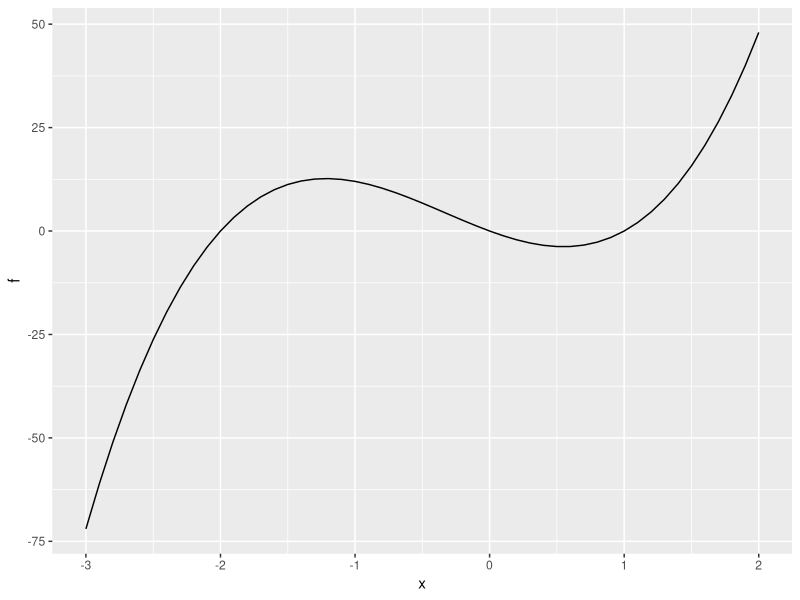
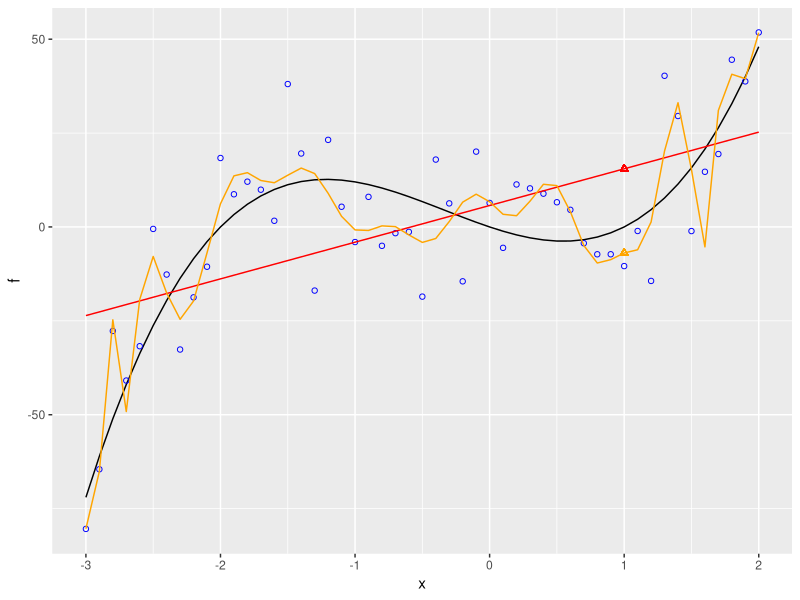
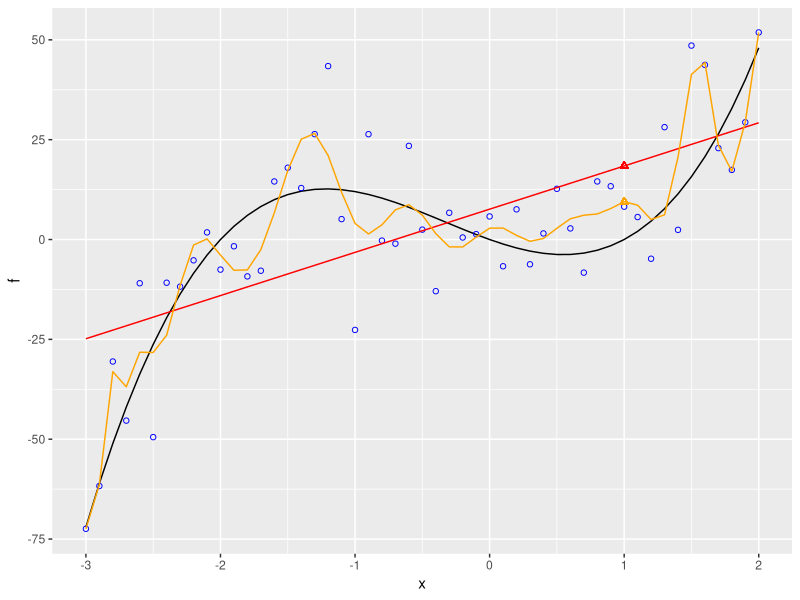
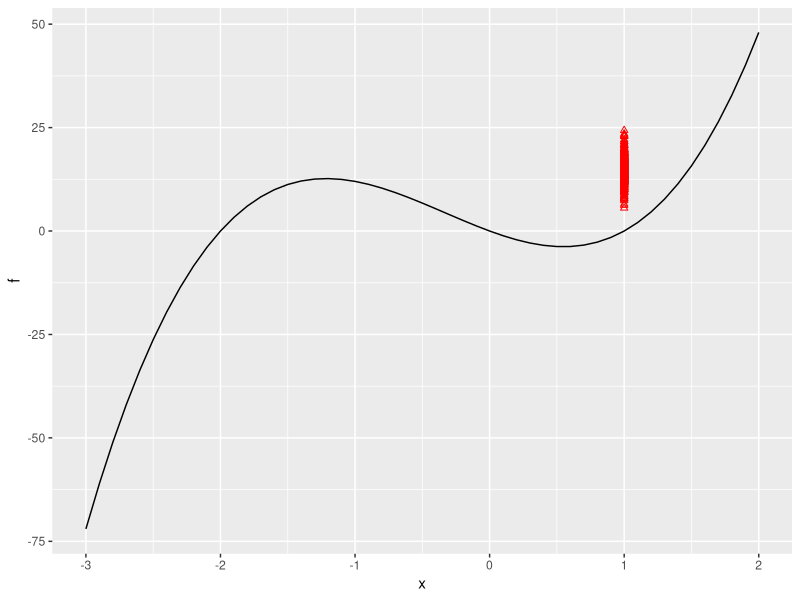
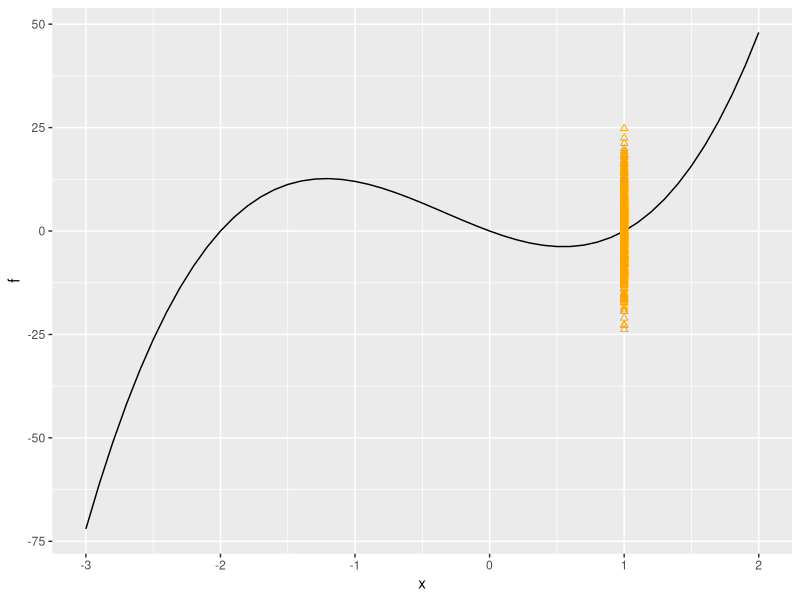
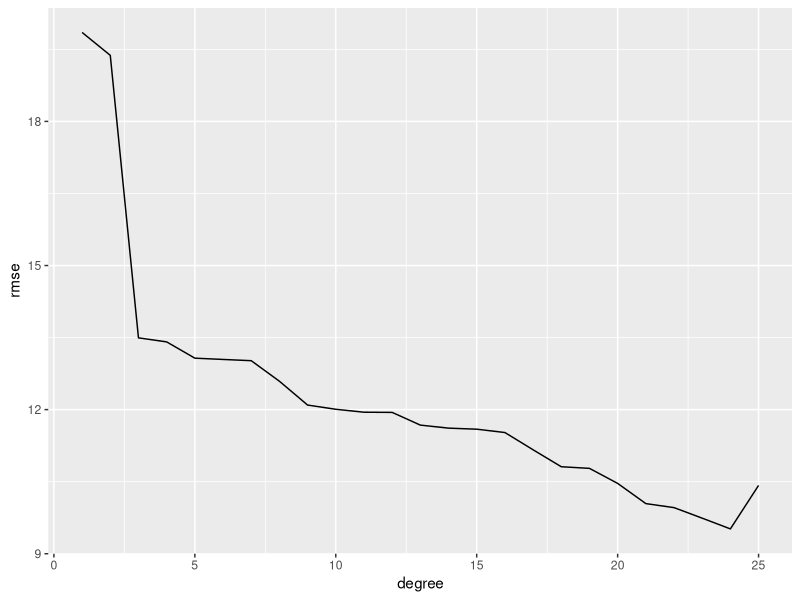
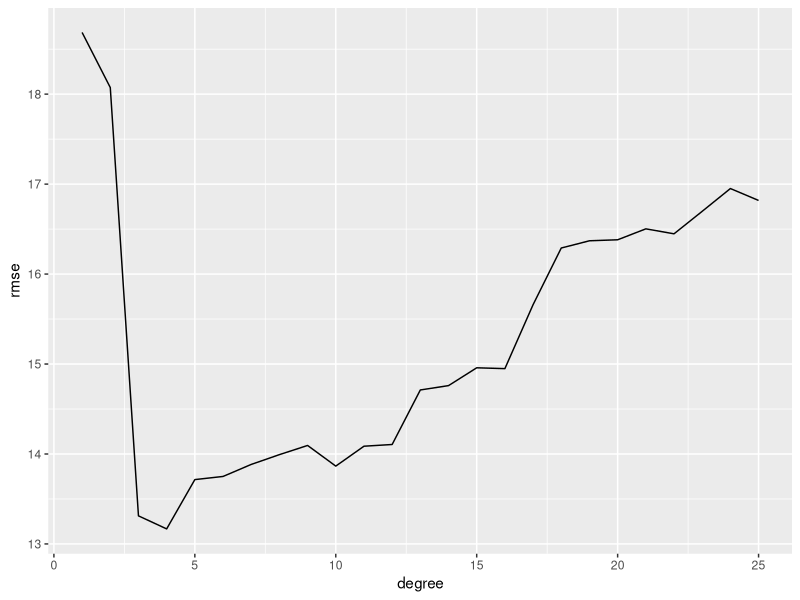
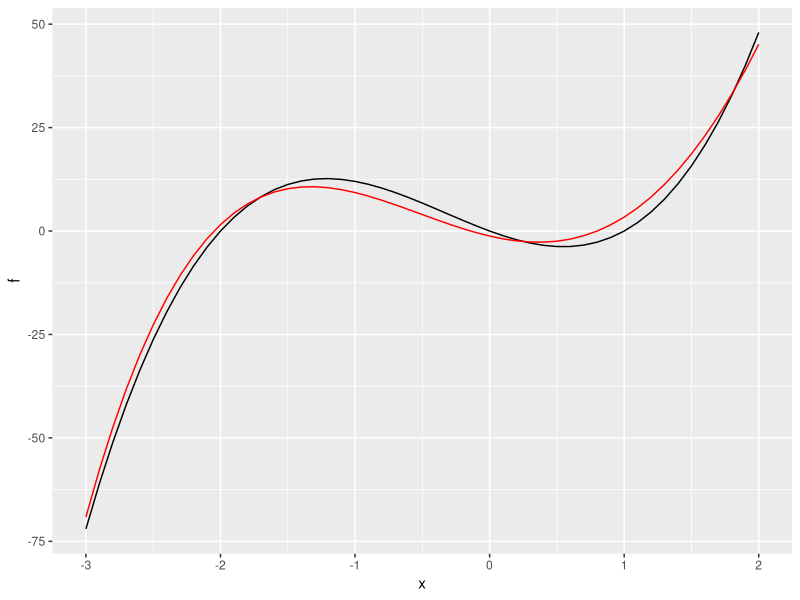

Source code (R) for these figures, in order:
## ---- chunk 1
# Establishing and visualizing the true relationship
set.seed(123)
library(ggplot2)

true_relationship <- function(x) { return(6*x^3 + 6*x^2 - 12*x) }

x <- seq(-3, 2, by = 0.1)
f <- true_relationship(x)

ggplot() + geom_line(aes(x = x, y = f), color = "black")

# Simulating noisy values
observations <- f + rnorm(length(x), mean = 0, sd = 15)

# Fitting two polynomial regression models
model1 <- lm(observations ~ poly(x, 1))
predictions1 <- predict(model1, newdata = data.frame(x = x))

model25 <- lm(observations ~ poly(x, 25))
predictions25 <- predict(model25, newdata = data.frame(x = x))

data <- data.frame(x = x, 
                   f = f, 
                   lm = predictions1, 
                   pm = predictions25)

ggplot(data, aes(x = x)) + 
  geom_line(aes(y = f), color = "black") + 
  geom_point(aes(y = observations), color = "blue", shape = 1) + 
  geom_line(aes(y = lm), color = "red", linetype = "solid") + 
  geom_line(aes(y = pm), color = "orange", linetype = "solid") + 
  geom_point(aes(x = 1, y = data[x == 1, "lm"]), color = "red", shape = 2) + 
  geom_point(aes(x = 1, y = data[x == 1, "pm"]), color = "orange", shape = 2)

# Building two new models
observations_new <- f + rnorm(length(x), mean = 0, sd = 15)

model1 <- lm(observations_new ~ poly(x, 1))
predictions1 <- predict(model1, newdata = data.frame(x = x))

model25 <- lm(observations_new ~ poly(x, 25))
predictions25 <- predict(model25, newdata = data.frame(x = x))

data <- data.frame(x = x, 
                   f = f, 
                   observations = observations_new, 
                   lm = predictions1, 
                   pm = predictions25)

ggplot(data, aes(x = x)) + 
  geom_line(aes(y = f), color = "black") + 
  geom_point(aes(y = observations), color = "blue", shape = 1) + 
  geom_line(aes(y = lm), color = "red", linetype = "solid") + 
  geom_line(aes(y = pm), color = "orange", linetype = "solid") + 
  geom_point(aes(x = 1, y = data[x == 1, "lm"]), color = "red", shape = 2) + 
  geom_point(aes(x = 1, y = data[x == 1, "pm"]), color = "orange", shape = 2)

# Repeating 500 times (lm)
results1 <- data.frame(x = 1, f_pred = 0)
for (i in 1:500) {
  x <- seq(-3, 2, by = 0.1)
  f <- true_relationship(x)
  
  temp_observations <- f + rnorm(length(x), mean = 0, sd = 15)
  
  model1 <- lm(temp_observations ~ poly(x, 1))
  results1[i, 1] <- 1
  results1[i, 2] <- predict(model1, newdata = data.frame(x = 1))
}

ggplot() + 
  geom_line(data = data, aes(x = x, y = f), color = "black") + 
  geom_point(data = results1, aes(x = x, y = f_pred), color = "red", shape = 2)

# Repeating 500 times (pm)
results20 <- data.frame(x = 1, f_pred = 0)
for (i in 1:500) {
  x <- seq(-3, 2, by = 0.1)
  f <- true_relationship(x)
  
  temp_observations <- f + rnorm(length(x), mean = 0, sd = 15)
  
  model20 <- lm(temp_observations ~ poly(x, 20))
  results20[i, 1] <- 1
  results20[i, 2] <- predict(model20, newdata = data.frame(x = 1))
}

ggplot() + 
  geom_line(data = data, aes(x = x, y = f), color = "black") + 
  geom_point(data = results20, aes(x = x, y = f_pred), color = "orange", shape = 2)

# Creating and evaluating a range of models
models <- vector("list", 25)
for (degree in 1:25) {
  model <- lm(observations ~ poly(x, degree))
  models[[degree]] <- model
}

results <- data.frame(degree = 1:25, rmse = 0)
for (degree in 1:25) {
  predictions <- predict(models[[degree]], newdata = data.frame(x = x))
  results[results$degree == degree, "rmse"] <- sqrt((1/length(predictions))*sum((predictions-observations)^2))
}

ggplot() + 
  geom_line(data = results, aes(x = degree, y = rmse), color = "black")

# Same thing, but evaluated with observations_new
results <- data.frame(degree = 1:25, rmse = 0)
for (degree in 1:25) {
  predictions <- predict(models[[degree]], newdata = data.frame(x = x))
  results[results$degree == degree, "rmse"] <- sqrt((1/length(predictions))*sum((predictions-observations_new)^2))
}

ggplot() + 
  geom_line(data = results, aes(x = degree, y = rmse), color = "black")
## ---- chunk 2
model <- lm(observations ~ poly(x, 4))
predictions=predict(model, newdata = data.frame(x=x))
data = data.frame(x=x, f=f, predictions=predictions)
ggplot(data, aes(x=x)) +
geom_line(aes(y = f), color = "black") +
geom_line(aes(y = predictions), color = "red", linetype="solid")
